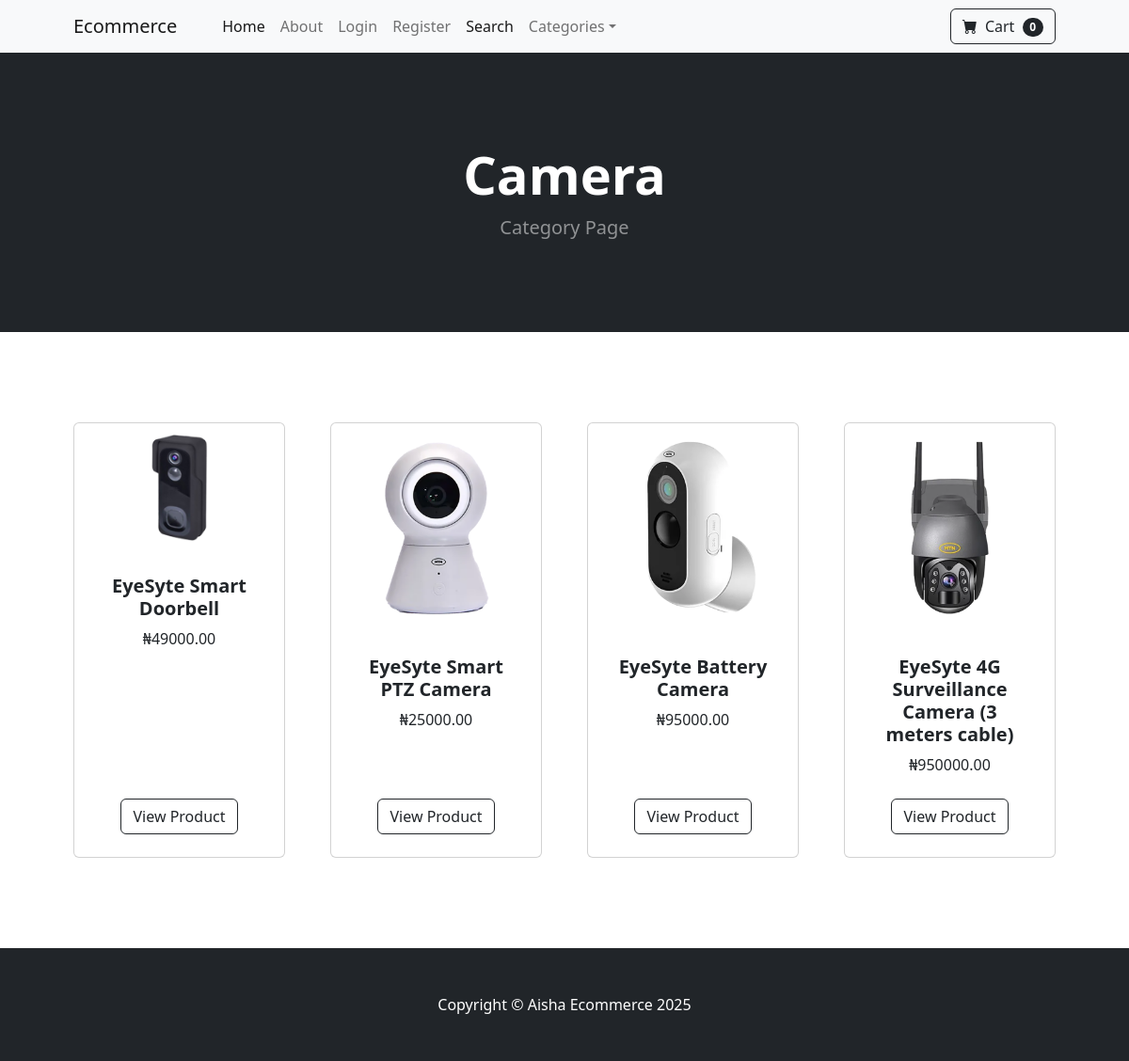
The app's page /category/Camera with its own data.
### store/models.py (models this page shows, shortened)
class Category(models.Model):
    name = models.CharField(max_length=50)
    def __str__(self):
        return self.name

class Product(models.Model):
    name = models.CharField(max_length=100)
    price = models.DecimalField(default=0, decimal_places=2, max_digits=8)
    category = models.ForeignKey(Category, on_delete=models.CASCADE, default=1)
    description = models.CharField(max_length=250, default='', blank=True, null=True)
    image = models.ImageField(upload_to='uploads/product/')
    is_sale = models.BooleanField(default=False)
    sale_price = models.DecimalField(default=0, decimal_places=2, max_digits=10)

### store/views.py (the view)
# urls.py: path('category/<str:foo>', views.category, name='category'),
def category(request, foo):
	foo = foo.replace('-', ' ')
	try:
		category = Category.objects.get(name=foo)
		products = Product.objects.filter(category=category)
		return render(request, 'category.html', {'products':products, 'category':category})
	except:
		messages.success(request, ("That Category Doesn't Exist..."))
		return redirect('home')

### cart/cart.py (called while the page is built)
	def __len__(self):
		return len(self.cart)

### cart/context_processors.py (called while the page is built)
def cart(request):
    return {'cart': Cart(request)}

### store/templates/category.html
{% extends 'base.html' %}
{% block content %}
        <header class="bg-dark py-5">
            <div class="container px-4 px-lg-5 my-5">
                <div class="text-center text-white">
                    <h1 class="display-4 fw-bolder">{{ category }}</h1>
                    <p class="lead fw-normal text-white-50 mb-0">Category Page</p>
                </div>
            </div>
        </header>
        <section class="py-5">
            <div class="container px-4 px-lg-5 mt-5">
                <div class="row gx-4 gx-lg-5 row-cols-2 row-cols-md-3 row-cols-xl-4 justify-content-center">
{% for product in products %}
{% if product.is_sale %}
<div class="col mb-5">
                        <div class="card h-100">
                            <div class="badge bg-dark text-white position-absolute" style="top: 0.5rem; right: 0.5rem">Sale</div>
                            <img class="card-img-top" src="{{ product.image.url}}" alt="..." />
                            <div class="card-body p-4">
                                <div class="text-center">
                                    <h5 class="fw-bolder">{{ product.name }}</h5>
                        <div class="d-flex justify-content-center small text-warning mb-2">
                        <div class="bi-star-fill"></div>
                        &nbsp;&nbsp;Sale!&nbsp;&nbsp;
                        <div class="bi-star-fill"></div>
                        </div>
                                    <strike>
                                    ₦{{ product.price }}
                                    </strike>
                                    &nbsp;
                                    ₦{{ product.sale_price }}
                                </div>
                            </div>
                            <div class="card-footer p-4 pt-0 border-top-0 bg-transparent">
                                <div class="text-center"><a class="btn btn-outline-dark mt-auto" href="{% url 'product'  product.id %}">View Product</a></div>
                            </div>
                        </div>
                    </div>
{% else %}
  <div class="col mb-5">
                        <div class="card h-100">
                            <img class="card-img-top" src="{{ product.image.url}}" alt="..." />
                            <div class="card-body p-4">
                                <div class="text-center">
                                    <h5 class="fw-bolder">{{ product.name}}</h5>
                                    ₦{{ product.price }}
                                    <br>
                                </div>
                            </div>
                            <div class="card-footer p-4 pt-0 border-top-0 bg-transparent">
                                <div class="text-center"><a class="btn btn-outline-dark mt-auto" href="{% url 'product' product.id %}">View Product</a></div>
                            </div>
                        </div>
                    </div>
    {% endif %}
{% endfor %}
            </div>
        </section>
{% endblock %}

### records on screen
Category: name "Camera"
Product: image (picture), name "EyeSyte Smart Doorbell", price "49000.00"
Product: image (picture), name "EyeSyte Smart PTZ Camera", price "25000.00"
Product: image (picture), name "EyeSyte Battery Camera", price "95000.00"
Product: image (picture), name "EyeSyte 4G Surveillance Camera (3 meters cable)", price "950000.00"

### other values on screen
{{ cart|length }} "0"
